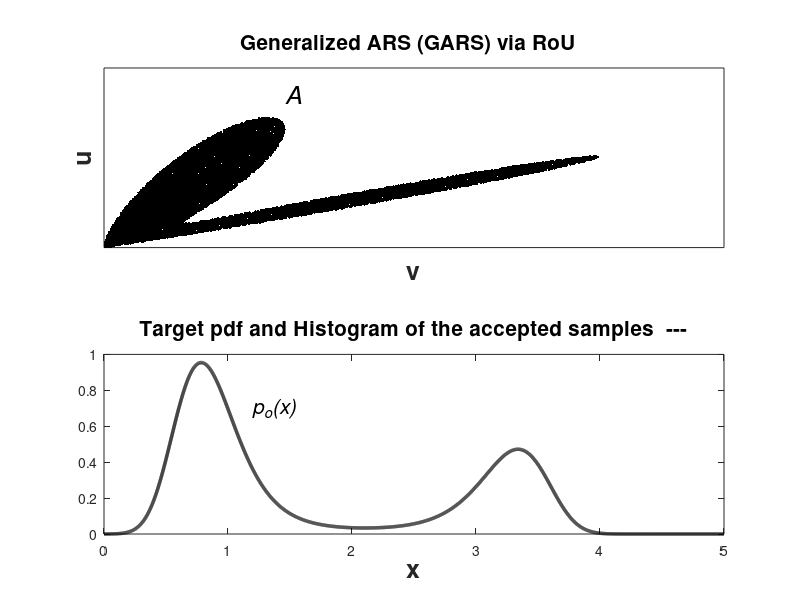

Recreate this plot in MATLAB. (Note: this script raises an error after producing the figure.)
%%%%%%%%%%%%%%%%%%%%%%%%%%%%%%%%%%%%%%%%%%
%%% DEMO Adaptive Ratio-of-Uniforms    %%%
%%%%%%%%%%%%%%%%%%%%%%%%%%%%%%%%%%%%%%%%%%
%%%%%%%%%%%%%%%%%%%%%%%%%%%%%%%%%%%%%%%%%%%%%%%%%%%%%%%%%%
clear all
close all
clc
%%%%%%%%%%%%%%%%%%%%%%%%%%%%%%%%%%%%%%%%%%%%%%%%%%%%%%%%%%%%%%%%%%%%%%%%%%%%%%%%%%%%%%%%%%
%%%%%%%%%%%%%%%%%%%%%%%%%%%%%%%%%%%%%%%%%%%%%%%%%%%%%%%%%%%%%%%%%%%%%%%%%%%%%%%%%%%%%%%%%% 
disp('---------------------------------------------------------------------------------')
disp(' DEMO Adaptive Ratio-of-Uniforms (A-RoU)  ')
disp('       (GARS within RoU) ')
disp(' The code is slowed down in order to allow a suitable graphical representation')
disp('---------------------------------------------------------------------------------')
%%%%%%%%%%%%%%%%%%%%%%%%%%%%%%%%%%%%%%%%%%%%%%%%%%%%%%%%%%%%%%%%%%%%%%%%%%%%%%%%%%%%%%%%%%
%%%%%%% definition  of the target (posterior pdf)  %%%%% 
%%%%%%% (it depends on the inference problem)      %%%%%
%%%%%%%%%%%%%%%%%%%%%%%%%%%%%%%%%%%%%%%%%%%%%%%%%%%%%%%%%%%%%%%%%%%%%%%%%%%%%%%%%%%%%%%%%%%
%%%% parameters %%%%
c=0.8;%%% must be always positive 
d=1.5;
a=2;%%% must be always positive
b=1.1;
mu=2;
%%%% observations 
y1=0.9;
y2=0.6;
y3=2;
%%%%%
step_x=0.001;
proposed_x_now=0:step_x:5;  %%% for plotting
%%%% log-likelihood
z1=y1+sqrt(2)+a*exp(-b*proposed_x_now);
z2=y2+1+c*log(d*(proposed_x_now+1/d));
z3=y3-(proposed_x_now-mu).^2;
V1=z1.^2-log(z1.^4);
V2=z2.^2-log(z2.^2);
V3=(z3).^2;
loglike=V1+V2+V3;
%%%%%%% unnormalized posterior pdf     %%%%
%%% with exponential prior= exp(-0.2*x) %%%
Target=exp(-loglike).*exp(-0.2*proposed_x_now); 
NormConstant=sum(0.001*Target);
%%%% plot normalized posterior %%%%
subplot(2,1,2)
axis([0 5 0 1])
plot(proposed_x_now,Target/NormConstant,'k','linewidth',2.5)
text(1.2,0.7,'p_o(x)','FontSize',15,'FontAngle','italic')
xlabel('x','FontSize',18,'FontWeight','Bold')
title('Target pdf and Histogram of the accepted samples  ---','FontSize',15,'FontWeight','Bold')
%%%%%  
%%%%%%%%%%%%%%%%%%%%%%%%%%%%%%%%%%%%%%%%%%%%%%%%%%%%%%
%%%%% plot acceptance area A of RoU          %%%%%%%%%
%%%%%%%%%%%%%%%%%%%%%%%%%%%%%%%%%%%%%%%%%%%%%%%%%%%%%%
  subplot(2,1,1)
  ConstAUX=sqrt(60000); %%%%the area has been multiplied for this constant  
  %%%% only for avoiding numerical problems an plotting reasom
   %%%%% data for plotting the area A_g
   load area_x_forDemoARoU
   load area_y_forDemoARoU
   plot(paraCh1,paraCh2,'k.')
   xlabel('v','FontSize',18,'FontWeight','Bold')
   ylabel('u','FontSize',18,'FontWeight','Bold')
   set(gca,'YTick',[])
   set(gca,'XTick',[])
   axis([0 7.5 0 3.5])
   title('Generalized ARS (GARS) via RoU  ','FontSize',15,'FontWeight','Bold')
   text(2.2,3,'A','FontSize',18,'FontAngle','italic')
  disp('')
%%%%%%%%%%%%%%%%%%%%%%%%%%%%%%%%%%%%%%%%%%%%%%%%%%%%%%%%%%%%%%%%%%%%%%%%%  
%%%%%%%%%%%%%%%%%%%%%%%%%%%%%%%%%%%%%%%%%%%%%%%%%%%%%%%%%%%%%%%%%%%%%%%%%  
%%%%% AUX VARIABLES FOR THE APPLICATION OF THE GARS METHOD           %%%%
%%%%%%%%%%%%%%%%%%%%%%%%%%%%%%%%%%%%%%%%%%%%%%%%%%%%%%%%%%%%%%%%%%%%%%%%%  
mui=sqrt(2);
xpr(1)=0;
if (mui-y1-sqrt(2))>0
xpr(end+1)=-(1/b)*log((mui-y1-sqrt(2))/a);
end
%%%%
mui2=1;
%%%%
if -1/d+(1/d)*exp((mui-y2-1)/c)>0 
xpr(end+1)=-1/d+(1/d)*exp((mui-y2-1)/c);    
end
%%%%
if y3<0
y3=0;
end
if -sqrt(y3)+mu>0
    xpr(end+1)=-sqrt(y3)+mu;    
end
xpr(end+1)=sqrt(y3)+mu;
%%%%%%%%%%%%%%%%%%%%%%%%%%%%%%%%%%%%%%%%%%%%%%%%%%%%%%%%%%%%%%%%%%%%%%%%%  
%%%%%%%%%%%%%%%%%%%%%%%%%%%%%%%%%%%%%%
%%% initial set of support points %%%%
s0=[0.3 2 xpr 1]; 
s=s0;
s=sort(s);
%%%%%%%%%%%%%%%%%%%%%%%%%%%%%%%%%%%%%%%%%%%%%%%%%%%%%%%%%% 
%%% initializing variables
N=100; %%%% desired number of samples 
disp(' ')
disp(['desired number of samples = ',num2str(N)])
disp(' ')
accepted_samples=[];
count_accSam=0; %%%%  counting the number of accepted samples
count_iter=0;   %%%%  counting the number of iterations 
count_rejSam=0; %%%%  counting the number of rejected samples
%%%%%%%%%%%%%%%%%%%%%%%%%%%%%%%%%%%%%%%%%%%%%%%%%%%%%%%%%
%%%%%%%%%%%%%%%%%%%%%%%%%%%%%%%%%%%%%%%%%%%%%%%%%%%%%%%%%%
  disp(' press a key ')
  pause
  disp(' Recall that rhe code is slowed down ')
  disp(' ')
  disp(' start! ')
  disp(' ')
%%%%%%%%%%%%%%%%%%%%%%%%%%%%%%%%%%%%%%%%
%%%%%%%%%%%%%%%%%%%%%%%%%%%%%%%%%%%%%%%%
%%%%% START - MAIN LOOP       %%%%%%%%%%
%%%%%%%%%%%%%%%%%%%%%%%%%%%%%%%%%%%%%%%%
%%%%%%%%%%%%%%%%%%%%%%%%%%%%%%%%%%%%%%%%
while count_accSam<N
%%%%%
count_iter=count_iter+1; %%%% counting the iterations
%%%%%
%%%%%%%%%%%%%%%%%%%%%%%%%%%%%%%%%%%%%%%%%%%%%%%%%%%%%%%%%%%%%%%%%%%%%%%%%  
%%%% for GARS method => linearizations 
[r]=Linearize_Mod_Pot_forDEMO_AROU_1(a,b,y1+sqrt(2),s,sqrt(2));
[r2]=Linearize_Mod_Pot_forDEMO_AROU_2(c,d,y2+1,s,1);
[r3]=Linearize_Mod_Pot_forDEMO_AROU_3(mu,y3,s);
%%%%%%%%%%%%%%%%%%%%%%%%%%%%%%%%%%%%%%%%%%%%%%%%%%%%%%%%%%%%%%%%%%%%%%%%%  
%%%%%
for i=2:length(s)+1
    if i==1     
    elseif i==length(s)+1
        proposed_x_now=s(i-1):0.001:7;
        sm=s(i-1)+0.5;
    else
        proposed_x_now=s(i-1):0.001:s(i);
        sm=(s(i-1)+s(i))/2;
    end
%%%%%%%%
 derVm1(i)=0.5*(2*r{i}(1,1)*(r{i}(1,2) + r{i}(1,1)*sm) - (2*r2{i}(1,1))/(r2{i}(1,2) + r2{i}(1,1)*sm) - (4*r{i}(1,1))/(r{i}(1,2) + r{i}(1,1)*sm) + 2*r2{i}(1,1)*(r2{i}(1,2) + r2{i}(1,1)*sm) + 2*r3{i}(1,1)*(r3{i}(1,2) + r3{i}(1,1)*sm - 2)+0.2);
 derVm2(i)=0.5*(2*r{i}(1,1)*(r{i}(1,2) + r{i}(1,1)*sm) - (2*r2{i}(1,1))/(r2{i}(1,2) + r2{i}(1,1)*sm) - (4*r{i}(1,1))/(r{i}(1,2) + r{i}(1,1)*sm) + 2*r2{i}(1,1)*(r2{i}(1,2) + r2{i}(1,1)*sm) + 2*r3{i}(1,1)*(r3{i}(1,2) + r3{i}(1,1)*sm - 2)+0.2)-1/sm;
 aux1=0.5*((r{i}(1,1)*sm+r{i}(1,2)).^+2-log((r{i}(1,1)*sm+r{i}(1,2)).^4)+(r2{i}(1,1)*sm+r2{i}(1,2)).^2-log((r2{i}(1,1)*sm+r2{i}(1,2)).^2)+(y3-r3{i}(1,1)*sm-r3{i}(1,2)).^2+0.2*sm);
 aux2=0.5*((r{i}(1,1)*sm+r{i}(1,2)).^+2-log((r{i}(1,1)*sm+r{i}(1,2)).^4)+(r2{i}(1,1)*sm+r2{i}(1,2)).^2-log((r2{i}(1,1)*sm+r2{i}(1,2)).^2)+(y3-r3{i}(1,1)*sm-r3{i}(1,2)).^2+0.2*sm)-log(sm);
%%%%%%%%%%
b_Vm1(i)=aux1-derVm1(i)*sm;
b_Vm2(i)=aux2-derVm2(i)*sm;
%%%%%%%%%%
 if derVm1(i)<0 
     area_below1(i)=derVm1(i)*s(i)+b_Vm1(i);   
 else
     area_below1(i)=derVm1(i)*s(i-1)+b_Vm1(i);
     if s(i-1)>=max(xpr)
      area_below1(i)=0.5*((y1+sqrt(2)+a*exp(-b*s(i-1))).^2-log((y1+sqrt(2)+a*exp(-b*s(i-1))).^4)+(y2+1+c*log(d*(s(i-1)+1/d))).^2-log((y2+1+c*log(d*(s(i-1)+1/d))).^2)+(y3-(s(i-1)-mu).^2).^2+0.2*s(i-1));
     end
 end
%%%%%%%%%% 
 if derVm2(i)<0
    area_below2(i)=derVm2(i)*s(i)+b_Vm2(i);   
 else
     area_below2(i)=derVm2(i)*s(i-1)+b_Vm2(i);
     if s(i-1)>=max(xpr)
        area_below2(i)=0.5*((y1+sqrt(2)+a*exp(-b*s(i-1))).^2-log((y1+sqrt(2)+a*exp(-b*s(i-1))).^4)+(y2+1+c*log(d*(s(i-1)+1/d))).^2-log((y2+1+c*log(d*(s(i-1)+1/d))).^2)+(y3-(s(i-1)-mu).^2).^2+0.2*s(i-1))-log(s(i-1));
     end
 end
%%%%%%%%%%
end
%%%%
area_below1=area_below1(2:end);
area_below2=area_below2(2:end);
%%%%
%%%%%%%%%%%%%%%%%%%%%%%%%%%%%%%%%%%
%%%%%%%% BUILDING TRIANGLES %%%%%%%
%%%%%%%%%%%%%%%%%%%%%%%%%%%%%%%%%%%
ConstAUX=sqrt(60000); %%%% only for avoiding numerical problems an plotting reasoh
Radio=sqrt((ConstAUX*exp(-area_below1)).^2+(ConstAUX*exp(-area_below2)).^2);
%%%% %%%%% %%%%
s_ext=[s Inf]; %%% extendend support points %%%%
angle=(atan(s_ext(1:end-1))+atan(s_ext(2:end)))/2;
sm=tan(angle);
PxTang=Radio.*sin(angle);
PyTang=Radio.*cos(angle);
b_PTang=PyTang+(sm).*PxTang;
%%%%%%%%%%%%%%%%%%%%%%%%%%%%%%%%%%%%%%%
%%%% create and plot the triangles
%%%%%%%%%%%%%%%%%%%%%%%%%%%%%%%%%%%%%%%
%%%%%
for i=1:length(s)
%%%%%  compute intersections between two straight lines %%%%%  
    if i~=1   
        [xint(i,1),yint(i,1)]=Inter_between_2Lines(-sm(i),b_PTang(i),1/s_ext(i),0);
    else
        xint(i,1)=0;
        yint(i,1)=b_PTang(i);
    end
%%%%%
   [xint(i,2),yint(i,2)]=Inter_between_2Lines(-sm(i),b_PTang(i),1/s_ext(i+1),0);
%%%%% computing area of the triangles
   area_triangle(i)=xint(i,2)*yint(i,1)-0.5*xint(i,2)*yint(i,2)-0.5*(xint(i,2)-xint(i,1))*(yint(i,1)-yint(i,2))-0.5*xint(i,1)*yint(i,1);
%%%%%%%%%%%%%%%%%%%%%%%%%%%%%%%%%%%%%%%
%%%plot current triangle %%%
%%%%%%%%%%%%%%%%%%%%%%%%%%%%%%%%%%%%%%%
x_aux_forPlot=xint(i,1):0.01:xint(i,2);
subplot(2,1,1)
hold on
plot(x_aux_forPlot,-sm(i)*x_aux_forPlot+b_PTang(i),'r')
x_aux_forPlot=0:0.01:xint(i,1);
plot(x_aux_forPlot,1/s_ext(i)*x_aux_forPlot,'r')
x_aux_forPlot=0:0.01:xint(i,2);
plot(x_aux_forPlot,1/s_ext(i+1)*x_aux_forPlot,'r')
end %%% end loop ==> for i=1:length(s)
%%%%%%%%%%%%%%%%%%%%%%%%%%%%%%%%%%%%%%%%%%%%%%%%%%%%%%%%%%%%%%%%%%%%%%%%%%%
%%% pick a triangle according to its area
%%%%%%%%%%%%%%%%%%%%%%%%%%%%%%%%%%%%%%%%%%%%%%%%%%%%%%%%%%%%%%%%%%%%%%%%%%%
wn=area_triangle./sum(area_triangle);
pos=randsrc(1,1,[1:length(wn);wn]);
%%%%%% %%%%%%%%%%%%% %%%%%%%%%%%%% %%%%%%%%%%%%%%%% %%%%%%%%%%
%%%% vertices of the chosen triangle; the other one is [0,0]
v1=[xint(pos,1) yint(pos,1)];
v2=[xint(pos,2) yint(pos,2)];
%%%%%%%%%%%%%%%%%%%%%%%%%%%%%%%%%%%%%%%%%%%%%%%%%%%%%%%%%%%%%
%%%%% DRAW A POINT UNIFORMLY WITHIN THE CHOSEN TRIANGLE %%%%%
%%%%%%%%%%%%%%%%%%%%%%%%%%%%%%%%%%%%%%%%%%%%%%%%%%%%%%%%%%%%%
proposed_point=Sampling_Uniform_in_Triangle(v1,v2,[0 0],1,0);
  sample_X=proposed_point(1,1);
  sample_Y=proposed_point(2,1);
  proposed_x_now=sample_X/sample_Y;
%%%%%%%%%%%%%%%%%%%%%%%%%%%%%%%%%%%%%%%%%%%%%%%%%%%%%%%%%%%%%
   z1=y1+sqrt(2)+a*exp(-b*proposed_x_now);
   z2=y2+1+c*log(d*(proposed_x_now+1/d));
   z3=y3-(proposed_x_now-mu).^2;
   V1=z1.^2-log(z1.^4);
   V2=z2.^2-log(z2.^2);
   V3=(z3).^2;
   loglike=V1+V2+V3; %%% at proposed_x_now
 %%%%%%%%%%%%%%%%%%%%%%%%%%%%%%%%%%%%%%%%%%%%%%%%%%%%%%%%%%%%%%%%  
   Sqrt_Target_at_x=sqrt(60000*exp(-loglike).*exp(-0.2*proposed_x_now));
 %%%%%%%%%%%%%%%%%%%%%%%%%%%%%
 %%% ACCEPT-REJECT TEST    %%% 
 %%%%%%%%%%%%%%%%%%%%%%%%%%%%%
   if sample_Y<=Sqrt_Target_at_x
     disp(['accepted; number ',num2str(count_accSam),' over ',num2str(N)])
        accepted_samples(end+1)=proposed_x_now; 
        count_accSam=count_accSam+1; %%% number of accepted samples
        plot(sample_X,sample_Y,'go','MarkerEdgeColor','k','MarkerFaceColor','g','MarkerSize',7)
        
   else
       disp(['rejected ',num2str(proposed_x_now)]) 
        s=[s proposed_x_now]; %%% set of support points
        s=sort(s);
        count_rejSam=count_rejSam+1;  %%% number of rejected samples
        plot(sample_X,sample_Y,'ro','MarkerEdgeColor','k','MarkerFaceColor','r','MarkerSize',7)
   end
%%%%%%%%%%%%%%%%%%%%%%%%%%%%%%%%%%%%%%%%%%%%%%%%%%%%
%%%% slowing down the code!!
%%%% for graphical reasons!
pause(0.1) 
%%%%%%%%%%%%%%%%%%%%%%%%%%%%%%%%%%%%%%%%%%%%%%%%%%%%
%%%%%%%%%%%%%%%%%%%%%%%%%%%%%%%%%%%%%%%%%%%%%%%%%%%%
if count_accSam~=N
   %%%%%%%%%%%%%%%%%%%%%%%%%%%%%%%%%%%%%%%%%%%%%%%%%%%%
   %%% plotting area A of RoU, triangle and samples  %%
   %%%%%%%%%%%%%%%%%%%%%%%%%%%%%%%%%%%%%%%%%%%%%%%%%%%%
   subplot(2,1,1)
    cla
   load area_x_forDemoARoU
   load area_y_forDemoARoU
   plot(paraCh1,paraCh2,'k.')
   xlabel('v','FontSize',18,'FontWeight','Bold')
   ylabel('u','FontSize',18,'FontWeight','Bold')
   text(2.2,3,'A','FontSize',18,'FontAngle','italic')
   set(gca,'YTick',[])
   set(gca,'XTick',[])  
   title('Generalized ARS (GARS) via RoU  ','FontSize',15,'FontWeight','Bold')
   %%%%%%%%%%%%%%%%%%%%%%%%%%%%%%%%%%%%%%%%%%%%%%%%%%%
   %%%%% plotting normalized target and histogram   %%
   %%%%%%%%%%%%%%%%%%%%%%%%%%%%%%%%%%%%%%%%%%%%%%%%%%%
   subplot(2,1,2)
   cla
   %%%% plotting normalized target
   axis([0 5 0 1])
   NormConstant=sum(0.001*Target);
   plot([0:0.001:5],Target/NormConstant,'k','linewidth',2.5)     
   text(1.2,0.7,'p_o(x)','FontSize',15,'FontAngle','italic')
   xlabel('x','FontSize',18,'FontWeight','Bold')
   hold on 
   %%%% histogram of accepted samples
   [freq_sam,aux_forbar]=hist(accepted_samples,18);
   norm_const_hist=abs(aux_forbar(2)-aux_forbar(1));
   norm_const_hist=sum(norm_const_hist*freq_sam);
   axis([0 5 0 1])
   bar(aux_forbar,freq_sam/norm_const_hist,'g')
   title('Target pdf and Histogram of the accepted samples  ---','FontSize',15,'FontWeight','Bold') 
end
%%%%%       
end  %%%end main while
%%% accepted_samples= contains the accepted samples
%%%%%%%%%%%%%%%%%%%%%%%%%%%%%%%%%%%%%%%%%%%%%%%%%%%%%%%    
disp(' ')
disp(' ')
disp('---------------------------------------------------------------------------------------------')
disp('FINAL REPORT')
disp('---------------------------------------------------------------------------------------------')
disp(['Total number of iterations T = ',num2str(count_iter)])
disp(['Number of desired (accepted) samples N = ',num2str(N)])
disp(['Final number of rejected samples = ',num2str(count_rejSam)])
disp(['Initial number of support points = ',num2str(length(s0))])
disp(['Final number of support points = ',num2str(length(s))])
disp('---------------------------------------------------------------------------------------------')
disp(['Acceptance Rate obtained at this run = N/T = ',num2str(N/count_iter)])
disp('---------------------------------------------------------------------------------------------')

